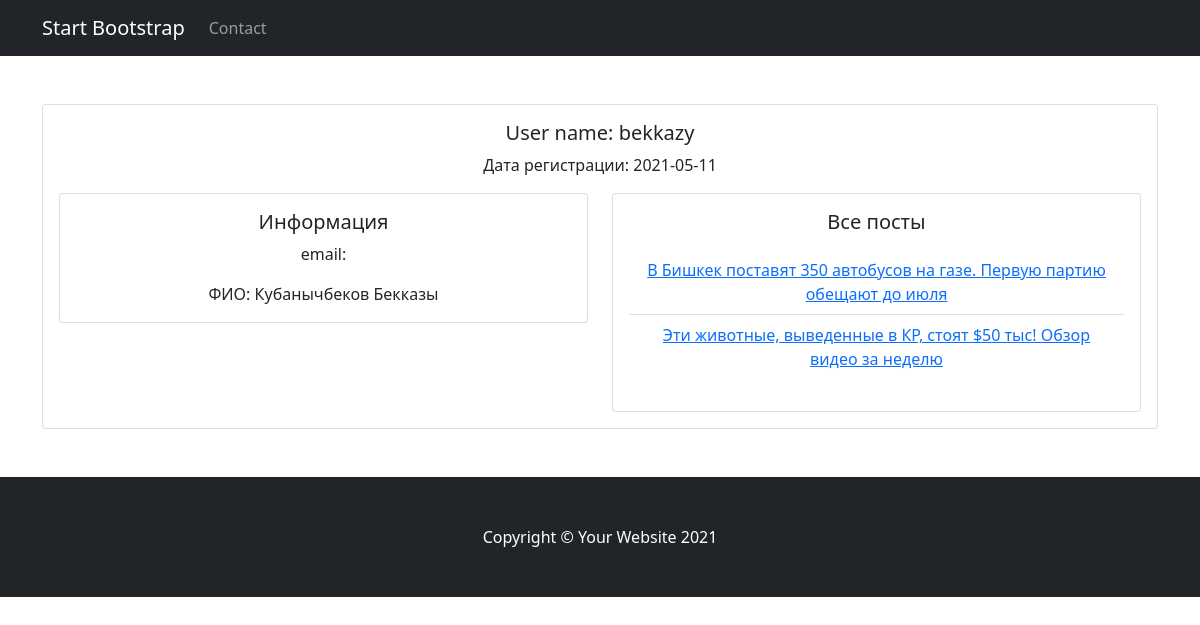
The page /user/1/ on the database its author committed.
### blog/models.py (models this page shows, shortened)
class Post(models.Model):
    owner = models.ForeignKey(User, on_delete=models.CASCADE)
    title = models.CharField(max_length=250)
    clipped_text = models.TextField(max_length=150)
    text = models.TextField()
    created_at = models.DateTimeField(auto_now=True)
    views = models.IntegerField(default=0)

### blog/views.py (the view)
# urls.py: path('user/<int:pk>/', views.user, name='user'), # Bakdoolot
def user(request, pk):
    user = get_object_or_404(User, id=pk)
    posts = Post.objects.filter(owner = pk)
    context = {
        'user':user,
        'posts':posts,
    }
    return render(request, 'blog/user.html', context)

### blog/templates/blog/user.html (shortened to what this page needs)
{% extends "blog/base.html" %}
{% block body %}
<div class="card text-center">
  <div class="card-body">
    <h5 class="card-title">User name: {{user.username}}</h5>
    <p class="card-text">Дата регистрации: {{user.date_joined|date:'Y-m-d'}}</p>
      <div class="row">
      <div class="col-sm-6">
        <div class="card">
          <div class="card-body">
            <h5 class="card-title">Информация</h5>
            <p class="card-text">email: {{user.email}}</p>
            <p class="card-text">ФИО: {{user.first_name}} {{user.last_name}}</p>
          </div>
        </div>
      </div>
      <div class="col-sm-6">
        <div class="card">
          <div class="card-body">
            <h5 class="card-title">Все посты</h5>
            <p class="card-text">
                  <ul class="list-group list-group-flush">
                      {% for post in posts %}
                    <li class="list-group-item"><a href="/view/{{post.id}}">{{post.title}}</a></li>
                      {% endfor %}
                  </ul></p>
          </div>
        </div>
      </div>
    </div>
  </div>
</div>
{% endblock %}

### rows shown on the page
Post: title "В Бишкек поставят 350 автобусов на газе. Первую партию обещают до июля"
Post: title "Эти животные, выведенные в КР, стоят $50 тыс! Обзор видео за неделю"

### other values the page prints
{{ user.username }} "bekkazy"
{{ user.date_joined|date:'Y-m-d' }} "2021-05-11"
{{ user.first_name }} "Кубанычбеков"
{{ user.last_name }} "Бекказы"
